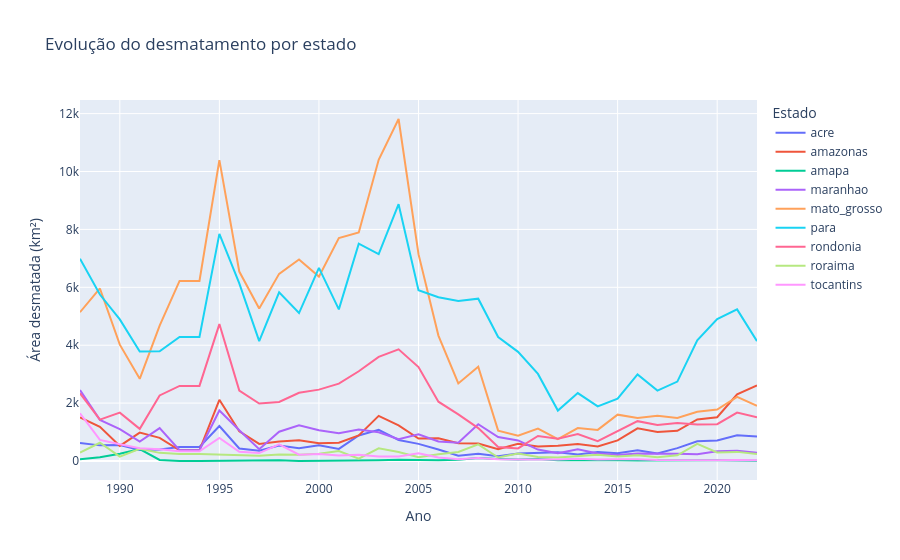

Notebook cell for this chart:
### Markdown cell above
### Evolução do desmatamento por estado

### Code cell
df_estados_ano = df.melt(
    id_vars="ano",
    value_vars=estados,
    var_name="estado",
    value_name="area_desmatada"
)

fig = px.line(
    df_estados_ano,
    x="ano",
    y="area_desmatada",
    color="estado",
    title="Evolução do desmatamento por estado",
    labels={
        "ano": "Ano",
        "area_desmatada": "Área desmatada (km²)",
        "estado": "Estado"
    }
)

fig.show()

### Figure 1 — Plotly figure (JSON) as saved in the notebook; plotly's stock layout.template omitted (floating-point values rounded to 4 significant figures)
{"data": [{"hovertemplate": "Estado=acre<br>Ano=%{x}<br>Área desmatada (km²)=%{y}<extra></extra>", "legendgroup": "acre", "line": {"color": "#636efa", "dash": "solid"}, "marker": {"symbol": "circle"}, "mode": "lines", "name": "acre", "orientation": "v", "showlegend": true, "type": "scatter", "x": [1988, 1989, 1990, 1991, 1992, 1993, 1994, 1995, 1996, 1997, 1998, 1999, 2000, 2001, 2002, 2003, 2004, 2005, 2006, 2007, 2008, 2009, 2010, 2011, 2012, 2013, 2014, 2015, 2016, 2017, 2018, 2019, 2020, 2021, 2022], "xaxis": "x", "y": [620, 540, 550, 380, 400, 482, 482, 1208, 433, 358, 536, 441, 547, 419, 883, 1078, 728, 592, 398, 184, 254, 167, 259, 280, 305, 221, 309, 264, 372, 257, 444, 682, 706, 889, 847], "yaxis": "y"}, {"hovertemplate": "Estado=amazonas<br>Ano=%{x}<br>Área desmatada (km²)=%{y}<extra></extra>", "legendgroup": "amazonas", "line": {"color": "#EF553B", "dash": "solid"}, "marker": {"symbol": "circle"}, "mode": "lines", "name": "amazonas", "orientation": "v", "showlegend": true, "type": "scatter", "x": [1988, 1989, 1990, 1991, 1992, 1993, 1994, 1995, 1996, 1997, 1998, 1999, 2000, 2001, 2002, 2003, 2004, 2005, 2006, 2007, 2008, 2009, 2010, 2011, 2012, 2013, 2014, 2015, 2016, 2017, 2018, 2019, 2020, 2021, 2022], "xaxis": "x", "y": [1510, 1180, 520, 980, 799, 370, 370, 2114, 1023, 589, 670, 720, 612, 634, 885, 1558, 1232, 775, 788, 610, 604, 405, 595, 502, 523, 583, 500, 712, 1129, 1001, 1045, 1434, 1512, 2306, 2607], "yaxis": "y"}, {"hovertemplate": "Estado=amapa<br>Ano=%{x}<br>Área desmatada (km²)=%{y}<extra></extra>", "legendgroup": "amapa", "line": {"color": "#00cc96", "dash": "solid"}, "marker": {"symbol": "circle"}, "mode": "lines", "name": "amapa", "orientation": "v", "showlegend": true, "type": "scatter", "x": [1988, 1989, 1990, 1991, 1992, 1993, 1994, 1995, 1996, 1997, 1998, 1999, 2000, 2001, 2002, 2003, 2004, 2005, 2006, 2007, 2008, 2009, 2010, 2011, 2012, 2013, 2014, 2015, 2016, 2017, 2018, 2019, 2020, 2021, 2022], "xaxis": "x", "y": [60, 130, 250, 410, 36, 0, 0, 9, 0, 18, 30, 0, 0, 7, 0, 25, 46, 33, 30, 39, 100, 70, 53, 66, 27, 23, 31, 25, 17, 24, 24, 32, 24, 17, 6], "yaxis": "y"}, {"hovertemplate": "Estado=maranhao<br>Ano=%{x}<br>Área desmatada (km²)=%{y}<extra></extra>", "legendgroup": "maranhao", "line": {"color": "#ab63fa", "dash": "solid"}, "marker": {"symbol": "circle"}, "mode": "lines", "name": "maranhao", "orientation": "v", "showlegend": true, "type": "scatter", "x": [1988, 1989, 1990, 1991, 1992, 1993, 1994, 1995, 1996, 1997, 1998, 1999, 2000, 2001, 2002, 2003, 2004, 2005, 2006, 2007, 2008, 2009, 2010, 2011, 2012, 2013, 2014, 2015, 2016, 2017, 2018, 2019, 2020, 2021, 2022], "xaxis": "x", "y": [2450, 1420, 1100, 670, 1135, 372, 372, 1745, 1061, 409, 1012, 1230, 1065, 958, 1085, 993, 755, 922, 674, 631, 1271, 828, 712, 396, 269, 403, 257, 209, 258, 265, 253, 237, 336, 350, 282], "yaxis": "y"}, {"hovertemplate": "Estado=mato_grosso<br>Ano=%{x}<br>Área desmatada (km²)=%{y}<extra></extra>", "legendgroup": "mato_grosso", "line": {"color": "#FFA15A", "dash": "solid"}, "marker": {"symbol": "circle"}, "mode": "lines", "name": "mato_grosso", "orientation": "v", "showlegend": true, "type": "scatter", "x": [1988, 1989, 1990, 1991, 1992, 1993, 1994, 1995, 1996, 1997, 1998, 1999, 2000, 2001, 2002, 2003, 2004, 2005, 2006, 2007, 2008, 2009, 2010, 2011, 2012, 2013, 2014, 2015, 2016, 2017, 2018, 2019, 2020, 2021, 2022], "xaxis": "x", "y": [5140, 5960, 4020, 2840, 4674, 6220, 6220, 10391, 6543, 5271, 6466, 6963, 6369, 7703, 7892, 10405, 11814, 7145, 4333, 2678, 3258, 1049, 871, 1120, 757, 1139, 1075, 1601, 1489, 1561, 1490, 1702, 1779, 2213, 1906], "yaxis": "y"}, {"hovertemplate": "Estado=para<br>Ano=%{x}<br>Área desmatada (km²)=%{y}<extra></extra>", "legendgroup": "para", "line": {"color": "#19d3f3", "dash": "solid"}, "marker": {"symbol": "circle"}, "mode": "lines", "name": "para", "orientation": "v", "showlegend": true, "type": "scatter", "x": [1988, 1989, 1990, 1991, 1992, 1993, 1994, 1995, 1996, 1997, 1998, 1999, 2000, 2001, 2002, 2003, 2004, 2005, 2006, 2007, 2008, 2009, 2010, 2011, 2012, 2013, 2014, 2015, 2016, 2017, 2018, 2019, 2020, 2021, 2022], "xaxis": "x", "y": [6990, 5750, 4890, 3780, 3787, 4284, 4284, 7845, 6135, 4139, 5829, 5111, 6671, 5237, 7510, 7145, 8870, 5899, 5659, 5526, 5607, 4281, 3770, 3008, 1741, 2346, 1887, 2153, 2992, 2433, 2744, 4172, 4899, 5238, 4141], "yaxis": "y"}, {"hovertemplate": "Estado=rondonia<br>Ano=%{x}<br>Área desmatada (km²)=%{y}<extra></extra>", "legendgroup": "rondonia", "line": {"color": "#FF6692", "dash": "solid"}, "marker": {"symbol": "circle"}, "mode": "lines", "name": "rondonia", "orientation": "v", "showlegend": true, "type": "scatter", "x": [1988, 1989, 1990, 1991, 1992, 1993, 1994, 1995, 1996, 1997, 1998, 1999, 2000, 2001, 2002, 2003, 2004, 2005, 2006, 2007, 2008, 2009, 2010, 2011, 2012, 2013, 2014, 2015, 2016, 2017, 2018, 2019, 2020, 2021, 2022], "xaxis": "x", "y": [2340, 1430, 1670, 1110, 2265, 2595, 2595, 4730, 2432, 1986, 2041, 2358, 2465, 2673, 3099, 3597, 3858, 3244, 2049, 1611, 1136, 482, 435, 865, 773, 932, 684, 1030, 1376, 1243, 1316, 1257, 1273, 1673, 1512], "yaxis": "y"}, {"hovertemplate": "Estado=roraima<br>Ano=%{x}<br>Área desmatada (km²)=%{y}<extra></extra>", "legendgroup": "roraima", "line": {"color": "#B6E880", "dash": "solid"}, "marker": {"symbol": "circle"}, "mode": "lines", "name": "roraima", "orientation": "v", "showlegend": true, "type": "scatter", "x": [1988, 1989, 1990, 1991, 1992, 1993, 1994, 1995, 1996, 1997, 1998, 1999, 2000, 2001, 2002, 2003, 2004, 2005, 2006, 2007, 2008, 2009, 2010, 2011, 2012, 2013, 2014, 2015, 2016, 2017, 2018, 2019, 2020, 2021, 2022], "xaxis": "x", "y": [290, 630, 150, 420, 281, 240, 240, 220, 214, 184, 223, 220, 253, 345, 84, 439, 311, 133, 231, 309, 574, 121, 256, 141, 124, 170, 219, 156, 202, 132, 195, 590, 297, 315, 240], "yaxis": "y"}, {"hovertemplate": "Estado=tocantins<br>Ano=%{x}<br>Área desmatada (km²)=%{y}<extra></extra>", "legendgroup": "tocantins", "line": {"color": "#FF97FF", "dash": "solid"}, "marker": {"symbol": "circle"}, "mode": "lines", "name": "tocantins", "orientation": "v", "showlegend": true, "type": "scatter", "x": [1988, 1989, 1990, 1991, 1992, 1993, 1994, 1995, 1996, 1997, 1998, 1999, 2000, 2001, 2002, 2003, 2004, 2005, 2006, 2007, 2008, 2009, 2010, 2011, 2012, 2013, 2014, 2015, 2016, 2017, 2018, 2019, 2020, 2021, 2022], "xaxis": "x", "y": [1650, 730, 580, 440, 409, 333, 333, 797, 320, 273, 576, 216, 244, 189, 212, 156, 158, 271, 124, 63, 107, 61, 49, 40, 52, 74, 50, 57, 58, 31, 25, 23, 25, 37, 27], "yaxis": "y"}], "layout": {"legend": {"title": {"text": "Estado"}, "tracegroupgap": 0}, "title": {"text": "Evolução do desmatamento por estado"}, "xaxis": {"anchor": "y", "domain": [0, 1], "title": {"text": "Ano"}}, "yaxis": {"anchor": "x", "domain": [0, 1], "title": {"text": "Área desmatada (km²)"}}}}
